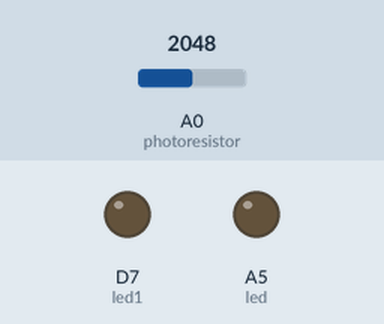
A sketch run on a simulated Particle Photon. Parts: output pins drawn as LEDs (lit = HIGH). The inputs (shaded band) are chosen by the test bench; at power-on: A0 (photoresistor) = 2048.

Above: at 1.2 s.
1.3 s: A0 (photoresistor) set to 31
2.8 s: A0 (photoresistor) set to 26
At 3.1 s:
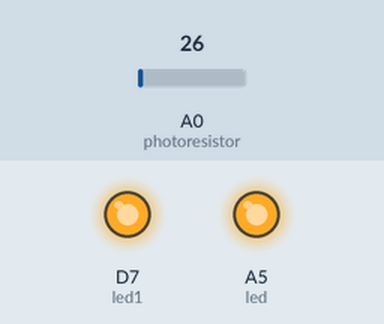
4.3 s: A0 (photoresistor) set to 491
At 5.4 s:
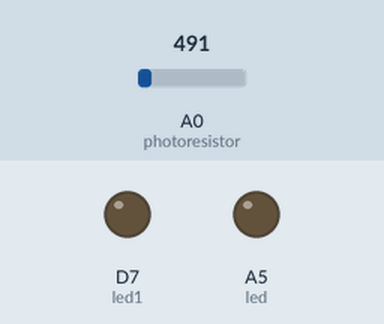
5.8 s: A0 (photoresistor) set to 0
At 6.6 s:
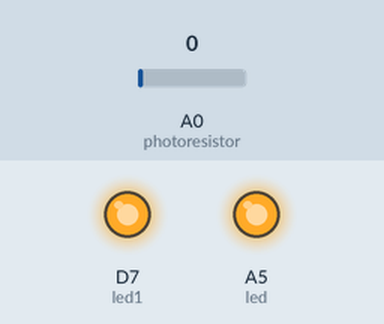
Timing chart, 0 to 8.3 s (numbered marks = the images above; inputs shaded):
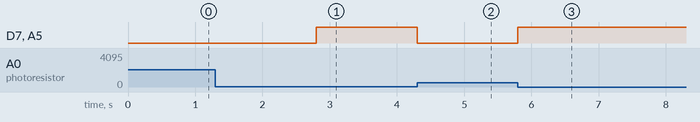

The sketch:

3-2c.ino
```cpp
int led = A5;
int led1 = D7;
int photoresistor = A0;
int analogValue;

void setup() {

pinMode(led, OUTPUT);
pinMode(led1, OUTPUT);
pinMode(photoresistor, INPUT);
Particle.variable("light", &analogValue, INT);
}

void loop() {

 analogValue = analogRead(photoresistor);


if(analogValue > 27){
    digitalWrite(led, LOW);
     digitalWrite(led1, LOW);
}else{
    digitalWrite(led , HIGH);
     digitalWrite(led1, HIGH);
}

}
```

Measured:
- the behaviour switches between 28 and 27 on A0 (photoresistor) (found by bisection; images 0 and 1)
- after the input at 1.3 s, every drawn part: stays the same
- after the input at 2.8 s, D7 (led1), A5 (led): LOW → HIGH at once
- after the input at 4.3 s, D7 (led1), A5 (led): HIGH → LOW at once
- after the input at 5.8 s, D7 (led1), A5 (led): LOW → HIGH at once
